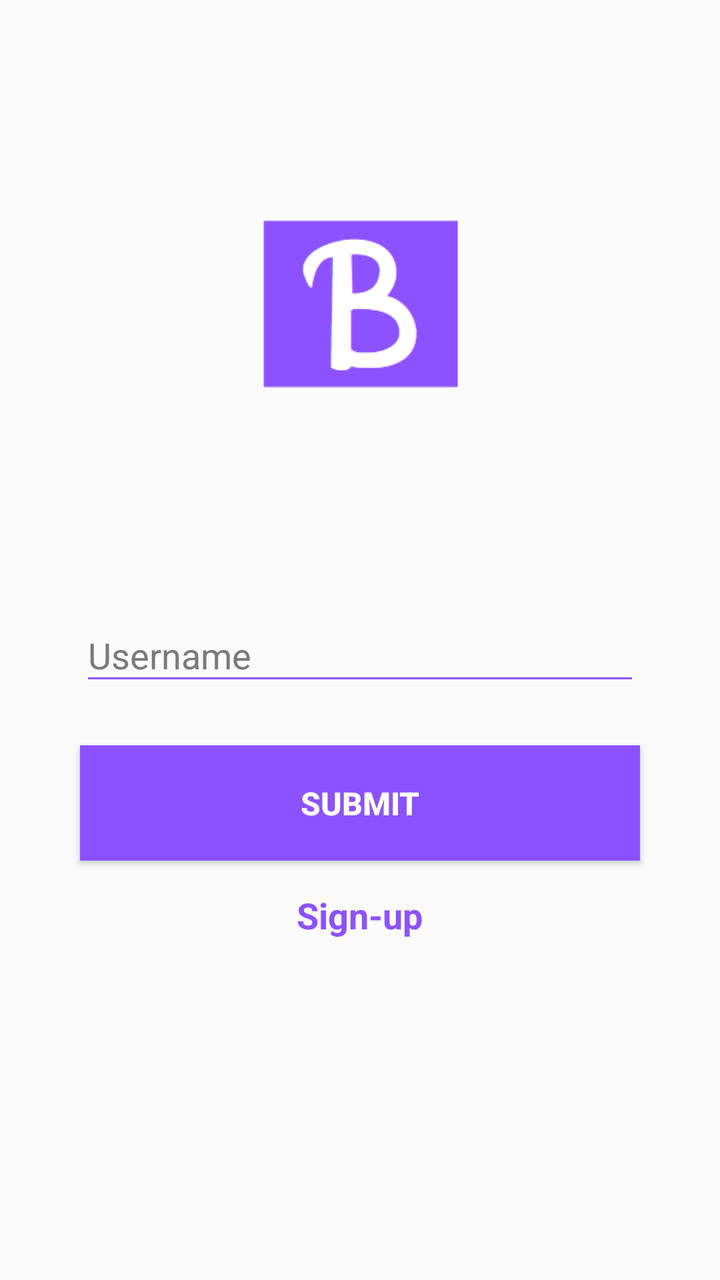
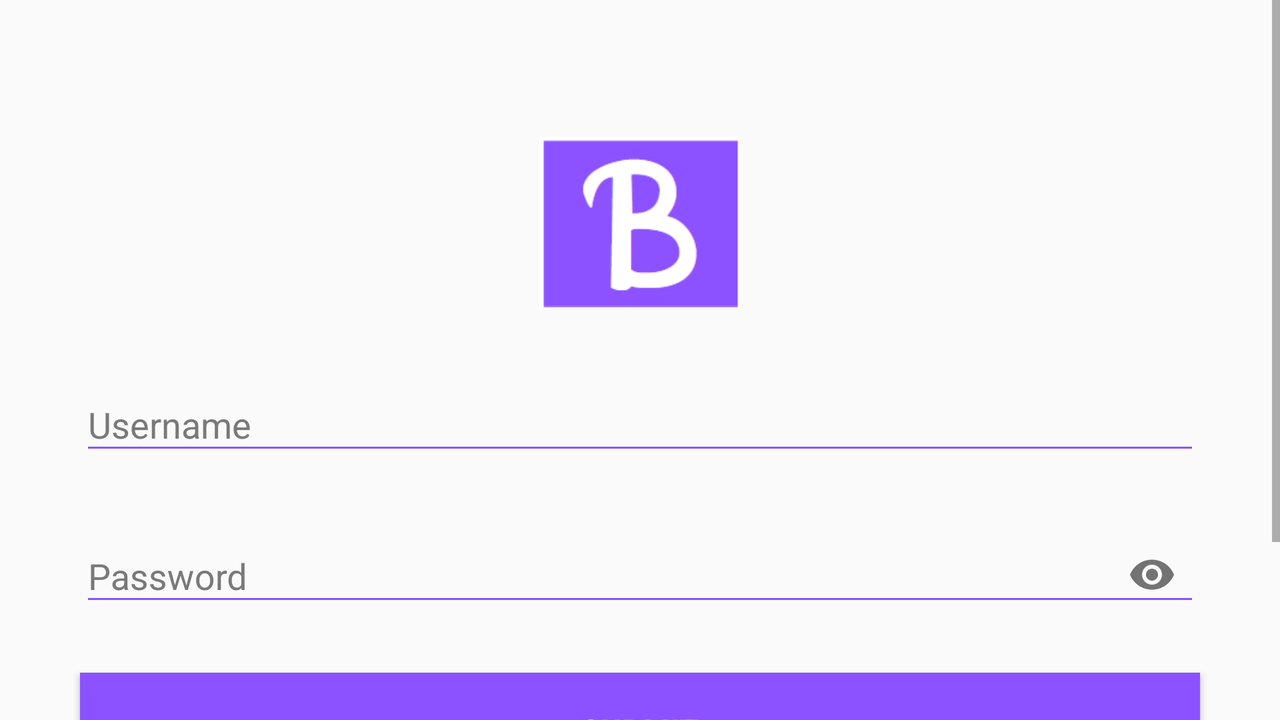

One screen, two layout resources from the same app: the default and the author's alternative for another configuration. Each is rendered where Android would select it; the XML of both is given below.
<!-- AndroidManifest.xml: activity theme AppTheme.NoActionBar -->
<!-- res/layout/activity_main.xml -->
<?xml version="1.0" encoding="utf-8"?>
    <androidx.constraintlayout.widget.ConstraintLayout xmlns:android="http://schemas.android.com/apk/res/android"
        xmlns:app="http://schemas.android.com/apk/res-auto"
        xmlns:tools="http://schemas.android.com/tools"
        android:layout_width="match_parent"
        android:layout_height="match_parent"
        tools:context=".MainActivity">

    <ImageView
        android:id="@string/logo"
        android:layout_width="100dp"
        android:layout_height="wrap_content"
        android:layout_marginTop="80dp"
        android:contentDescription="@string/logo"
        android:src="@drawable/logo_blab"
        app:layout_constraintHorizontal_bias="0.5"
        app:layout_constraintLeft_toLeftOf="parent"
        app:layout_constraintRight_toRightOf="parent"
        app:layout_constraintTop_toTopOf="parent" />

    <LinearLayout
        android:layout_width="match_parent"
        android:layout_height="match_parent"
        android:layout_marginTop="130dp"
        android:gravity="center"
        android:orientation="vertical"
        tools:layout_editor_absoluteX="47dp"
        tools:layout_editor_absoluteY="0dp">

        <com.google.android.material.textfield.TextInputLayout
            android:layout_width="match_parent"
            android:layout_height="wrap_content"
            android:layout_marginStart="30dp"
            android:layout_marginEnd="30dp"
            android:autofillHints="Username"
            android:hint="@string/username"
            android:maxLines="1"
            android:padding="10dp"
            android:textColor="#292929"
            android:textColorHint="#797979"
            android:inputType="text">

            <com.google.android.material.textfield.TextInputEditText
                android:id="@+id/usernameField"
                android:layout_width="match_parent"
                android:layout_height="wrap_content"
                android:cursorVisible="true"
                android:theme="@style/EditTextTheme"
                android:textCursorDrawable="@color/colorPrimary" />

        </com.google.android.material.textfield.TextInputLayout>



        <Button
            android:id="@+id/submitButton"
            android:layout_width="match_parent"
            android:layout_height="wrap_content"
            android:layout_marginStart="40dp"
            android:layout_marginTop="15dp"
            android:layout_marginEnd="40dp"
            android:background="#8C52FF"
            android:lineSpacingExtra="8sp"
            android:padding="18dp"
            android:onClick="OpenWorkPage"
            android:text="@string/submitButton"
            android:textColor="#FFFFFF"
            android:textSize="16sp"
            android:textStyle="bold" />



            <TextView
                android:layout_width="wrap_content"
                android:layout_height="wrap_content"
                android:layout_alignParentStart="true"
                android:layout_centerInParent="true"
                android:onClick="OpenSignupPage"
                android:padding="15dp"
                android:text="@string/sign_up"
                android:textColor="#8C52FF"
                android:textSize="18sp"
                android:textStyle="bold" />


    </LinearLayout>

</androidx.constraintlayout.widget.ConstraintLayout>
<!-- resources referenced by this layout -->
<resources>
  <color name="colorPrimary">#8c52ff</color>
  <!-- drawable logo_blab: png bitmap (drawable, 2633 bytes) -->
  <string name="logo">Logo</string>
  <string name="sign_up">Sign-up</string>
  <string name="submitButton">Submit</string>
  <string name="username">Username</string>
  <style name="EditTextTheme" parent="Theme.AppCompat.Light.DarkActionBar">
          <item name="colorControlNormal">@color/editPrimary</item>
          <item name="colorControlActivated">@color/editPrimary</item>
          <item name="colorControlHighlight">@color/editPrimary</item>
          <item name="android:textColorHint">@color/editPrimary</item>
      </style>
  <style name="AppTheme.NoActionBar">
          <item name="android:actionBarStyle">@style/MyActionBar</item>
          <item name="windowActionBar">false</item>
          <item name="windowNoTitle">true</item>
      </style>
  <color name="editPrimary">#8C52FF</color>
  <style name="MyActionBar" parent="@android:style/Widget.Holo.Light.ActionBar">
          <item name="android:background">@color/colorWork</item>
      </style>
  <color name="colorWork">#ffffff</color>
</resources>
<!-- res/layout-land/activity_main.xml (the author's variant of the layout above) -->
<!-- drawn on the phone turned sideways -->
<?xml version="1.0" encoding="utf-8"?>
<ScrollView xmlns:android="http://schemas.android.com/apk/res/android"
    xmlns:app="http://schemas.android.com/apk/res-auto"
    xmlns:tools="http://schemas.android.com/tools"
    android:layout_width="match_parent"
    android:layout_height="match_parent"
    android:fillViewport="true">

    <android.widget.RelativeLayout
        android:layout_width="match_parent"
        android:layout_height="match_parent"
        android:isScrollContainer="true">

        <ImageView
            android:id="@string/logo"
            android:layout_width="100dp"
            android:layout_height="wrap_content"
            android:layout_marginTop="40dp"
            android:layout_centerHorizontal="true"
            android:contentDescription="@string/logo"
            android:src="@drawable/logo_blab" />

        <LinearLayout
            android:layout_width="match_parent"
            android:layout_height="match_parent"
            android:layout_marginTop="170dp"
            android:gravity="center"
            android:orientation="vertical"
            tools:layout_editor_absoluteX="47dp"
            tools:layout_editor_absoluteY="0dp">

            <com.google.android.material.textfield.TextInputLayout
                android:layout_width="match_parent"
                android:layout_height="wrap_content"
                android:layout_marginStart="30dp"
                android:layout_marginEnd="30dp"
                android:autofillHints="Username"
                android:hint="@string/username"
                android:inputType="text"
                android:padding="10dp"
                android:textColor="#292929"
                android:textColorHint="#797979">

                <com.google.android.material.textfield.TextInputEditText
                    android:id="@+id/usernameField"
                    android:layout_width="match_parent"
                    android:layout_height="wrap_content"
                    android:cursorVisible="true"
                    android:textCursorDrawable="@color/colorPrimary"
                    android:theme="@style/EditTextTheme" />

            </com.google.android.material.textfield.TextInputLayout>


            <com.google.android.material.textfield.TextInputLayout
                android:layout_width="match_parent"
                android:layout_height="wrap_content"
                android:layout_marginStart="30dp"
                android:layout_marginEnd="30dp"
                android:autofillHints="Password"
                android:hint="@string/password"
                android:padding="10dp"
                android:textColor="#292929"
                android:textColorHint="#797979"
                app:endIconMode="password_toggle">

                <com.google.android.material.textfield.TextInputEditText
                    android:layout_width="match_parent"
                    android:layout_height="wrap_content"
                    android:inputType="textPassword"
                    android:textCursorDrawable="@color/colorPrimary"
                    android:theme="@style/EditTextTheme" />
            </com.google.android.material.textfield.TextInputLayout>


            <Button
                android:id="@+id/submitButton"
                android:layout_width="match_parent"
                android:layout_height="wrap_content"
                android:layout_marginStart="40dp"
                android:layout_marginTop="15dp"
                android:layout_marginEnd="40dp"
                android:background="#8C52FF"
                android:lineSpacingExtra="8sp"
                android:padding="18dp"
                android:text="@string/submitButton"
                android:textColor="#FFFFFF"
                android:textSize="16sp"
                android:textStyle="bold" />

            <RelativeLayout
                android:layout_width="match_parent"
                android:layout_height="wrap_content"
                android:layout_marginTop="30dp">

                <TextView
                    android:layout_width="wrap_content"
                    android:layout_height="wrap_content"
                    android:layout_alignParentEnd="true"
                    android:layout_marginEnd="30dp"
                    android:padding="15dp"
                    android:text="@string/forgot_password"
                    android:textColor="#8C52FF"
                    android:textSize="18sp"
                    android:textStyle="bold" />


                <TextView
                    android:layout_width="wrap_content"
                    android:layout_height="wrap_content"
                    android:layout_alignParentStart="true"
                    android:layout_centerInParent="true"
                    android:layout_marginStart="30dp"
                    android:onClick="OpenSignupPage"
                    android:padding="15dp"
                    android:text="@string/sign_up"
                    android:textColor="#8C52FF"
                    android:textSize="18sp"
                    android:textStyle="bold" />

            </RelativeLayout>


        </LinearLayout>

    </android.widget.RelativeLayout>

</ScrollView>
<!-- resources referenced by the variant -->
<!-- as the phone turned sideways resolves them -->
<resources>
  <color name="colorPrimary">#8c52ff</color>
  <!-- drawable logo_blab: png bitmap (drawable, 2633 bytes) -->
  <string name="forgot_password">Forgot Password ?</string>
  <string name="logo">Logo</string>
  <string name="password">Password</string>
  <string name="sign_up">Sign-up</string>
  <string name="submitButton">Submit</string>
  <string name="username">Username</string>
  <style name="EditTextTheme" parent="Theme.AppCompat.Light.DarkActionBar">
          <item name="colorControlNormal">@color/editPrimary</item>
          <item name="colorControlActivated">@color/editPrimary</item>
          <item name="colorControlHighlight">@color/editPrimary</item>
          <item name="android:textColorHint">@color/editPrimary</item>
      </style>
  <style name="AppTheme.NoActionBar">
          <item name="android:actionBarStyle">@style/MyActionBar</item>
          <item name="windowActionBar">false</item>
          <item name="windowNoTitle">true</item>
      </style>
  <color name="editPrimary">#8C52FF</color>
  <style name="MyActionBar" parent="@android:style/Widget.Holo.Light.ActionBar">
          <item name="android:background">@color/colorWork</item>
      </style>
  <color name="colorWork">#ffffff</color>
</resources>
